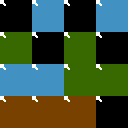

Tiled map render using the project's own tile images. Description and the whole map definition, tile-layer contents included, below:
An orthogonal 4x4 tile map with 32x32 px tiles, 1 tile layer (terrain), 2 tilesets and 4 objects (2x odd, 2x even).

<map version="1.0" orientation="orthogonal" renderorder="right-down" width="4" height="4" tilewidth="32" tileheight="32" backgroundcolor="#656667" nextobjectid="6">
 <properties>
  <property name="mapProperty1" value="one" />
  <property name="mapProperty2" value="two" />
 </properties>
 <tileset firstgid="1" name="terrain" tilewidth="32" tileheight="32">
  <image source="terrain.png" width="64" height="64" />
 </tileset>
 <tileset firstgid="5" name="numbers" tilewidth="32" tileheight="32">
  <image source="numbers.png" width="64" height="64" />
 </tileset>
 <layer name="terrain" width="4" height="4">
  <properties>
   <property name="tileLayerProp" value="1" />
  </properties>
  <data>
   <tile gid="1" />
   <tile gid="2" />
   <tile gid="1" />
   <tile gid="2" />
   <tile gid="3" />
   <tile gid="1" />
   <tile gid="3" />
   <tile gid="1" />
   <tile gid="2" />
   <tile gid="2" />
   <tile gid="3" />
   <tile gid="3" />
   <tile gid="4" />
   <tile gid="4" />
   <tile gid="4" />
   <tile gid="1" />
  </data>
 </layer>
 <objectgroup name="things">
  <properties>
   <property name="objectLayerProp" value="1" />
  </properties>
  <object id="1" name="number1" type="odd" gid="5" x="32" y="32">
   <properties>
    <property name="isPrime" value="false" />
   </properties>
  </object>
  <object id="2" name="number2" type="even" gid="1073741830" x="64" y="64">
   <properties>
    <property name="isPrime" value="true" />
   </properties>
  </object>
  <object id="3" name="number3" type="odd" gid="2147483655" x="32" y="96">
   <properties>
    <property name="isPrime" value="true" />
   </properties>
  </object>
  <object id="4" name="number4" type="even" gid="3221225480" x="64" y="128">
   <properties>
    <property name="isPrime" value="false" />
   </properties>
  </object>
 </objectgroup>
</map>